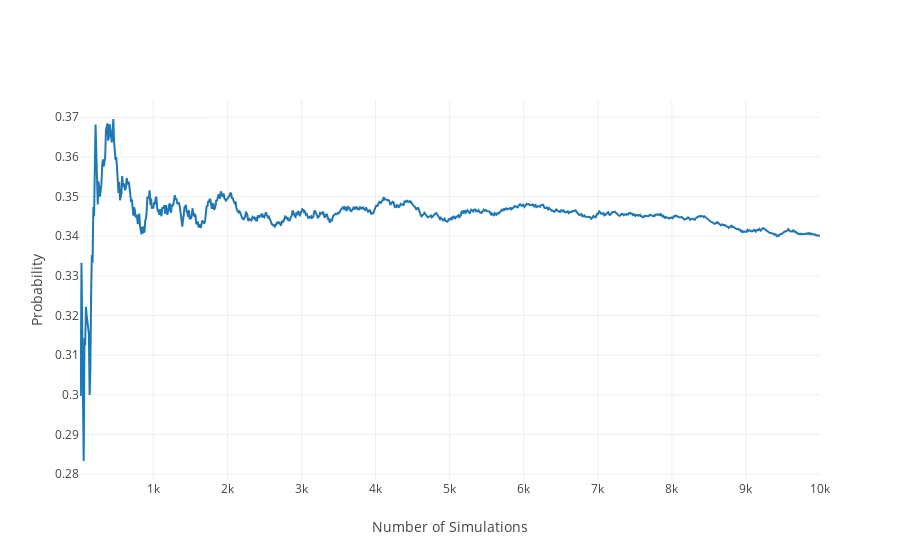

The notebook cell saved with this chart:
### Markdown cell above
For two events, the probability that at least one occurs is given by:
## P(A or B) = P(A) + P(B) - P(A and B)
For our dice example, we can see that:<br>
P(A4 or A3) = P(A4) + P(A3) - P(A4 and A3)<br>
P(A4 or A3) = 1/6 + 1/6 - 0<br>
P(A4 or A3) = 2/6 = 1/3 = 0.33

### Code cell
dice_rolls = np.arange(1,7)
count_hits = 0
x_data = []
y_data = []

for num_simulations in range(1, 10001):
    roll = np.random.choice(dice_rolls)
    if (roll == 4) | (roll == 3) :
        count_hits += 1
    if (num_simulations % 10) == 0:
        y_data.append(float(count_hits) / float(num_simulations))
        x_data.append(num_simulations)

# Plot the figure
fig = plot_probs(x_data, y_data)
iplot(fig)

### Figure 1 — Plotly figure (JSON) as saved in the notebook; plotly's stock layout.template omitted (floating-point values rounded to 4 significant figures; data arrays with more than 128 entries replaced by an {"elided": "..."} marker saying what was removed)
{"data": [{"type": "scatter", "x": {"elided": "1000 int values"}, "y": {"elided": "1000 float values"}}], "layout": {"xaxis": {"title": "Number of Simulations"}, "yaxis": {"title": "Probability"}}}
